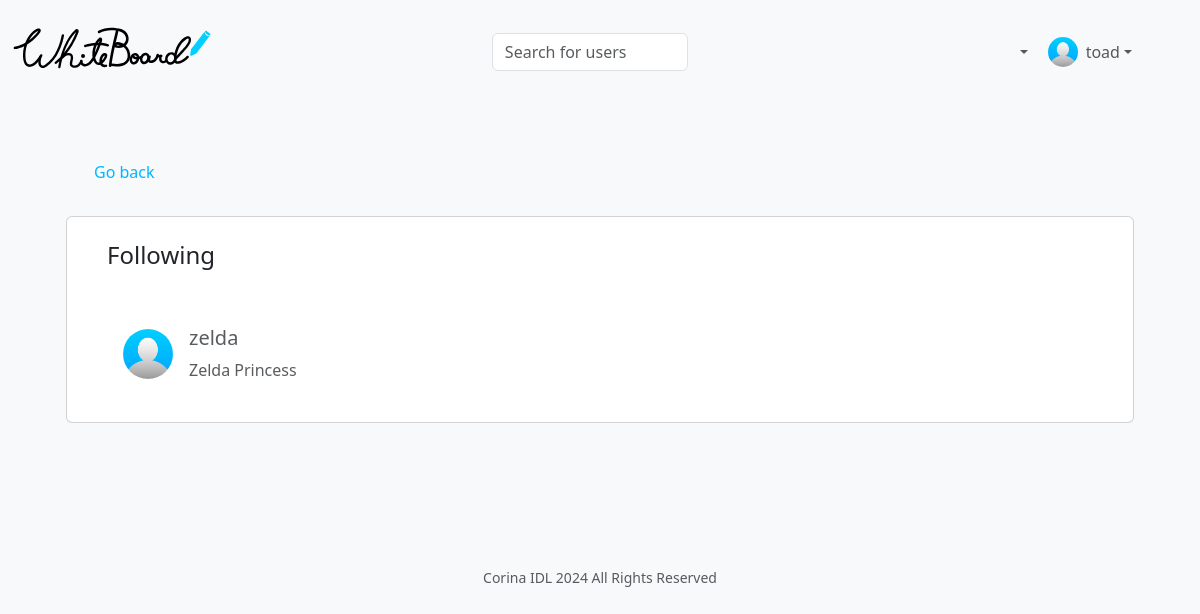
Before: /following-link (signed in) with the older database file.
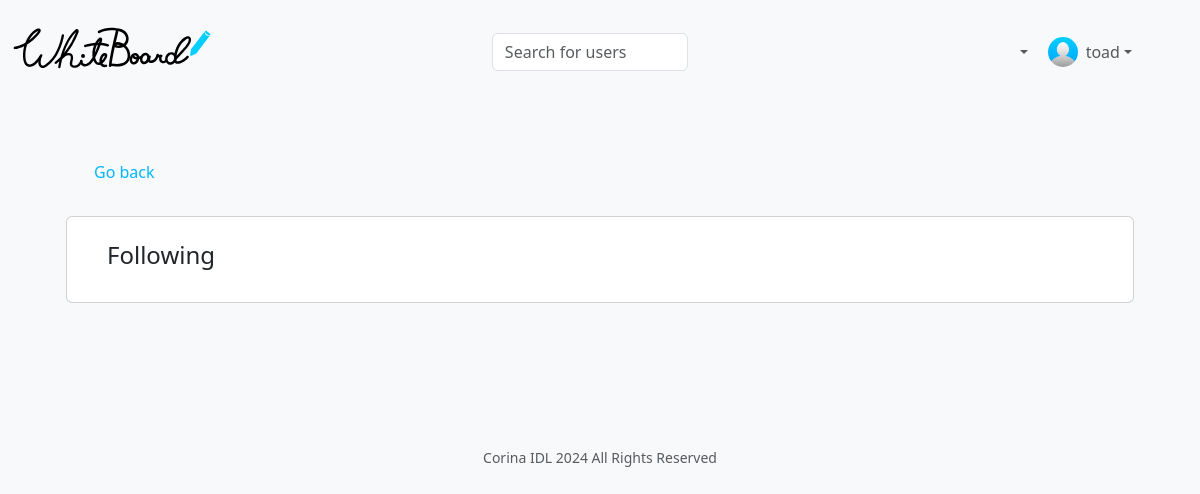
After: the same page with the newer database file.
### tables this page shows
CREATE TABLE users (
	id INTEGER PRIMARY KEY AUTOINCREMENT NOT NULL,
	name TEXT NOT NULL,
	email TEXT NOT NULL,
	pass TEXT NOT NULL,
	username TEXT NOT NULL
, image TEXT NOT NULL DEFAULT "avatar.jpg", joined NUMERIC NOT NULL DEFAULT "2024-07-28", workplace TEXT NOT NULL DEFAULT "Place of current work", studies TEXT NOT NULL DEFAULT "School were you graduated", location TEXT NOT NULL DEFAULT "Place where you live", phone TEXT NOT NULL DEFAULT "Your phone number");

### app.py (the view)
@app.route("/following-<username>")
@login_required
def following(username):
    if not username:
        return render_template("notfound.html")
    users = db.execute("SELECT * FROM users WHERE id = ?", session["user_id"])
    profile = db.execute("SELECT * FROM users WHERE username = ?", username)
    if not profile:
        return render_template("notfound.html")
    profile_id = profile[0]["id"]
    list_following = db.execute("SELECT username, name, image FROM users, followers WHERE users.id = followers.follows AND followers.user_id = ? AND followers.follows != ?", profile_id, profile_id)
    return render_template("following.html", users=users, profile=profile, following=list_following)

### app.py (called while the page is built)
@app.after_request
def after_request(response):
    response.headers["Cache-Control"] = "no-cache, no-store, must-revalidate"
    response.headers["Expires"] = 0
    response.headers["Pragma"] = "no-cache"
    return response

### helpers.py (called while the page is built)
def login_required(f):
    @wraps(f)
    def decorated_function(*args, **kwargs):
        if session.get("user_id") is None:
            return redirect("/login")
        return f(*args, **kwargs)
    return decorated_function

### templates/following.html (shortened to what this page needs)
{% extends "layout.html" %}
{% block main %}
    <div class="container">
        <a href="/info-{{profile[0].username}}" class="mb-3 ms-2 d-flex justify-content-start align-items-center gap-2">
            <box-icon name='arrow-back' color="#00b7ff" ></box-icon>
            <p class="mt-3" style="color: #00b7ff;">Go back</p>
        </a>
        <div class="container pb-5">
            <div class="card mb-5">
                <div class="card-body mx-3 row d-flex flex-wrap ms-lg-3">
                    <h4 class="p-2">Following</h4>
                    {% for row in following %}
                        <div class="col-md-5 mt-3 p-2">
                            <a class="nav-link d-flex align-items-center ms-3 gap-2" href="/profile-{{row.username}}">
                                <img src="../static/{{row.image}}" class="rounded-circle" height="50" width="50" alt="Avatar" loading="lazy" />
                                <div>
                                    <p class="mt-3 ms-2 h5 text-muted">{{ row.username }}</p>
                                    <p class="ms-2 text-muted">{{ row.name }}</p>
                                </div>
                            </a>
                        </div>
                    {% endfor %}
                </div>
            </div>
        </div>
    </div>
{% endblock %}
{% block footer %}
    <footer class="mb-5">
        <p class="mb-3 small text-center text-muted">
            Corina IDL <span id="date"></span> All Rights Reserved
        </p>
    </footer>
{% endblock %}

### templates/layout.html (shortened to what this page needs)
<!DOCTYPE html>
<html lang="en">
<head>
    <link href="https://cdn.jsdelivr.net/npm/bootstrap@5.3.3/dist/css/bootstrap.min.css" rel="stylesheet">
    <link rel="stylesheet" href="../static/styles.css">
</head>
<body class="bg-light">
    <nav class="bg-light navbar navbar-expand-md navbar-light sticky-top">
        <div class="container-fluid">
            <a class="navbar-brand" href="/">
                <img src="../static/whiteboard-logo.svg" alt="WhiteBoard logo" width="200" loading="lazy">
            </a>
            <div class="collapse navbar-collapse" id="navbar">
                {% if session["user_id"] %}
                    <div class="container-lg mt-2">
                        <form action="/search" class="d-flex align-items-center" role="search">
                            <input class="form-control me-2" type="search" placeholder="Search for users" aria-label="Search" name="user" autocomplete="off">
                            <button class="search-btn" type="submit">
                                <box-icon name='search'></box-icon>
                            </button>
                        </form>
                    </div>
                    <ul class="navbar-nav ms-auto mt-2 d-md-flex align-items-md-center">
                        <li class="nav-item dropdown me-1">
                            <a href="#" class="nav-link dropdown-toggle d-flex align-items-center" data-bs-toggle="dropdown" data-bs-auto-close="outside" aria-expanded="false">
                                <box-icon name='heart'></box-icon>
                            </a>
                        </li>
                        <li class="nav-item dropdown me-lg-5">
                            {% for user in users %}
                                <a class="nav-link dropdown-toggle d-flex align-items-center" href="#" data-bs-toggle="dropdown" aria-expanded="false" data-bs-auto-close="outside">
                                    <img src="../static/{{ user.image }}" class="rounded-circle" height="30" width="30" alt="Avatar" loading="lazy" />
                                    <p class="mt-3 ms-2">{{ user.username }}</p>
                                </a>
                            {% endfor %}
                        </li>
                    </ul>
                {% endif %}
            </div>
        </div>
    </nav>
    <main class="container py-5">
        {% block main %}{% endblock %}
    </main>
    {% block footer %}{% endblock %}
</body>
</html>

Changed rows visible on the page:
removed users: image (placeholder picture), username "zelda", name "Zelda Princess", shown under "Following"
